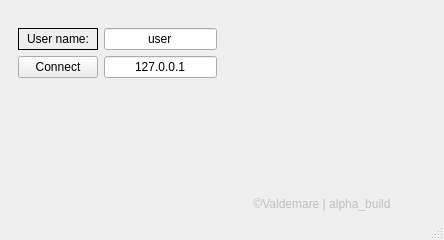
<?xml version="1.0" encoding="UTF-8"?>
<ui version="4.0">
 <class>MainWindow</class>
 <widget class="QMainWindow" name="MainWindow">
  <property name="geometry">
   <rect>
    <x>0</x>
    <y>0</y>
    <width>444</width>
    <height>240</height>
   </rect>
  </property>
  <property name="windowTitle">
   <string>SaturChat - main</string>
  </property>
  <widget class="QWidget" name="centralwidget">
   <widget class="QStackedWidget" name="stackedWidget">
    <property name="geometry">
     <rect>
      <x>9</x>
      <y>19</y>
      <width>421</width>
      <height>201</height>
     </rect>
    </property>
    <property name="currentIndex">
     <number>0</number>
    </property>
    <widget class="QWidget" name="page">
     <layout class="QGridLayout" name="gridLayout_4">
      <item row="0" column="0">
       <layout class="QGridLayout" name="gridLayout">
        <item row="0" column="0">
         <widget class="QLabel" name="label">
          <property name="frameShape">
           <enum>QFrame::Panel</enum>
          </property>
          <property name="text">
           <string>User name:</string>
          </property>
          <property name="alignment">
           <set>Qt::AlignCenter</set>
          </property>
         </widget>
        </item>
        <item row="0" column="1">
         <widget class="QLineEdit" name="nameTextEdit">
          <property name="inputMask">
           <string/>
          </property>
          <property name="text">
           <string>user</string>
          </property>
          <property name="maxLength">
           <number>32767</number>
          </property>
          <property name="frame">
           <bool>true</bool>
          </property>
          <property name="alignment">
           <set>Qt::AlignCenter</set>
          </property>
         </widget>
        </item>
        <item row="1" column="0">
         <widget class="QPushButton" name="pushButton">
          <property name="text">
           <string>Connect</string>
          </property>
         </widget>
        </item>
        <item row="1" column="1">
         <widget class="QLineEdit" name="addressLineEdit">
          <property name="text">
           <string>127.0.0.1</string>
          </property>
          <property name="alignment">
           <set>Qt::AlignCenter</set>
          </property>
         </widget>
        </item>
       </layout>
      </item>
      <item row="0" column="1" rowspan="2">
       <layout class="QGridLayout" name="gridLayout_2">
        <item row="0" column="0">
         <spacer name="horizontalSpacer">
          <property name="orientation">
           <enum>Qt::Horizontal</enum>
          </property>
          <property name="sizeHint" stdset="0">
           <size>
            <width>186</width>
            <height>20</height>
           </size>
          </property>
         </spacer>
        </item>
        <item row="1" column="0">
         <spacer name="verticalSpacer_2">
          <property name="orientation">
           <enum>Qt::Vertical</enum>
          </property>
          <property name="sizeHint" stdset="0">
           <size>
            <width>20</width>
            <height>40</height>
           </size>
          </property>
         </spacer>
        </item>
        <item row="2" column="0">
         <widget class="QLabel" name="label_2">
          <property name="enabled">
           <bool>false</bool>
          </property>
          <property name="text">
           <string>&lt;html&gt;&lt;head/&gt;&lt;body&gt;&lt;p&gt;©Valdemare | &lt;/span&gt;alpha_build&lt;/p&gt;&lt;/body&gt;&lt;/html&gt;</string>
          </property>
          <property name="textFormat">
           <enum>Qt::AutoText</enum>
          </property>
          <property name="alignment">
           <set>Qt::AlignCenter</set>
          </property>
         </widget>
        </item>
       </layout>
      </item>
      <item row="1" column="0">
       <spacer name="verticalSpacer">
        <property name="orientation">
         <enum>Qt::Vertical</enum>
        </property>
        <property name="sizeHint" stdset="0">
         <size>
          <width>20</width>
          <height>103</height>
         </size>
        </property>
       </spacer>
      </item>
     </layout>
    </widget>
    <widget class="QWidget" name="page_3">
     <layout class="QGridLayout" name="gridLayout_3">
      <item row="0" column="0" colspan="2">
       <widget class="QPushButton" name="returnButton">
        <property name="text">
         <string>Exit</string>
        </property>
       </widget>
      </item>
      <item row="1" column="0" colspan="2">
       <widget class="QTextBrowser" name="chatBrowser"/>
      </item>
      <item row="2" column="0">
       <widget class="QLineEdit" name="msgLineEdit"/>
      </item>
      <item row="2" column="1">
       <widget class="QPushButton" name="sendMsgButton">
        <property name="text">
         <string>-&gt;</string>
        </property>
       </widget>
      </item>
     </layout>
    </widget>
    <widget class="QWidget" name="page_2"/>
   </widget>
  </widget>
  <widget class="QStatusBar" name="statusbar"/>
 </widget>
 <resources/>
 <connections/>
</ui>
